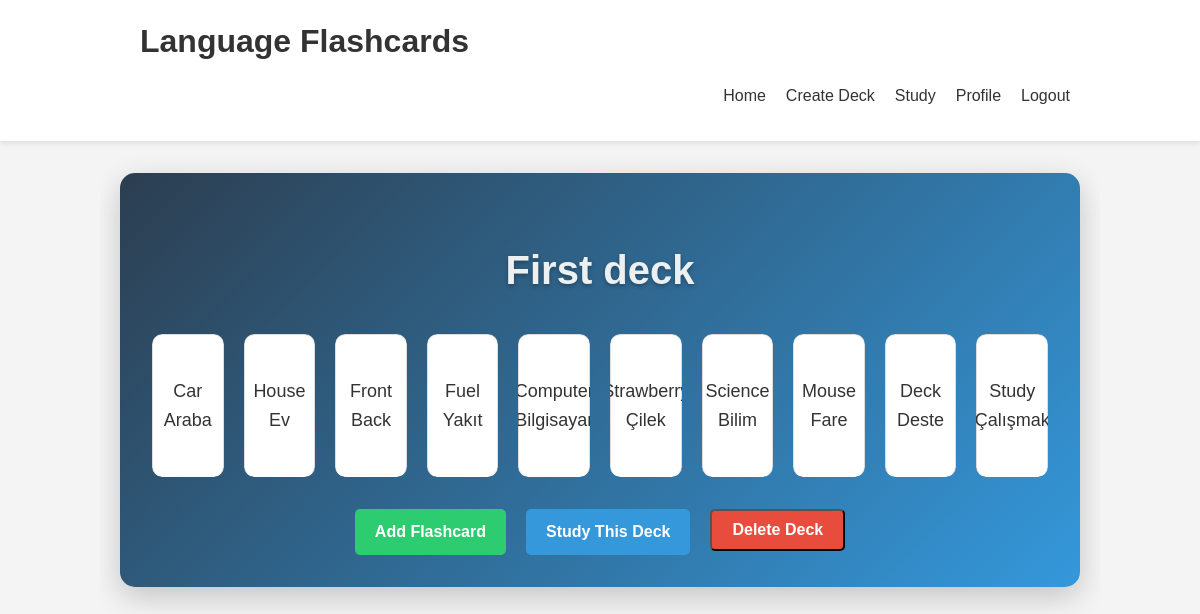
The app's page /deck/4/ (signed in), older data.
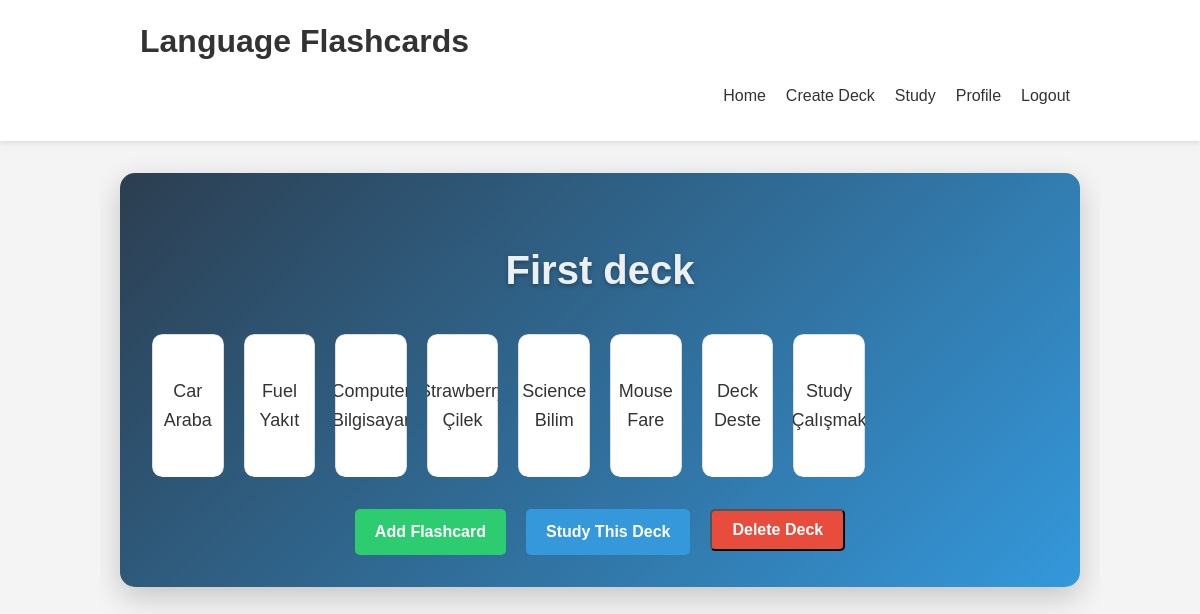
The same page, newer data.
### flashcards/models.py (models this page shows, shortened)
class Flashcard(models.Model):
    deck = models.ForeignKey(Deck, on_delete=models.CASCADE)
    front = models.TextField()
    back = models.TextField()
    created_at = models.DateTimeField(auto_now_add=True)
    last_reviewed = models.DateTimeField(null=True, blank=True)
    ease_factor = models.FloatField(default=2.5)
    interval = models.IntegerField(default=1)

### flashcards/views.py (the view)
# urls.py: path('deck/<int:deck_id>/', views.deck_detail, name='deck_detail'),
@login_required
def deck_detail(request, deck_id):
    deck = get_object_or_404(Deck, id=deck_id, user=request.user)
    flashcards = Flashcard.objects.filter(deck=deck)
    return render(request, 'flashcards/deck_detail.html', {'deck': deck, 'flashcards': flashcards})

### flashcards/templates/flashcards/deck_detail.html (shortened to what this page needs)
{% extends 'flashcards/base.html' %}
{% load static %}
{% block content %}
<div class="deck-detail-container">
    <h2 class="deck-title">{{ deck.name }}</h2>
    <div class="flashcards-grid">
        {% for card in flashcards %}
            <div class="flashcard-item">
                <div class="flashcard-content">
                    <div class="flashcard-front"> {{ card.front }} <br> {{ card.back }}</div>
                </div>
            </div>
        {% empty %}
            <p class="empty-state">No flashcards in this deck yet.</p>
        {% endfor %}
    </div>
    <div class="deck-actions">
        <a href="{% url 'add_flashcard' deck.id %}" class="action-btn add-btn">Add Flashcard</a>
        <a href="{% url 'study_deck' deck.id %}" class="action-btn study-btn">Study This Deck</a>
        <form method="post" action="{% url 'delete_deck' deck.id %}" class="delete-form">
            <button type="submit" class="action-btn delete-btn" onclick="return confirm('Are you sure you want to delete this deck?');">Delete Deck</button>
        </form>
    </div>
</div>
{% endblock %}

Row changes from the older to the newer data that the page shows:
removed Flashcard: front "House", back "Ev"
removed Flashcard: front "Front", back "Back"
